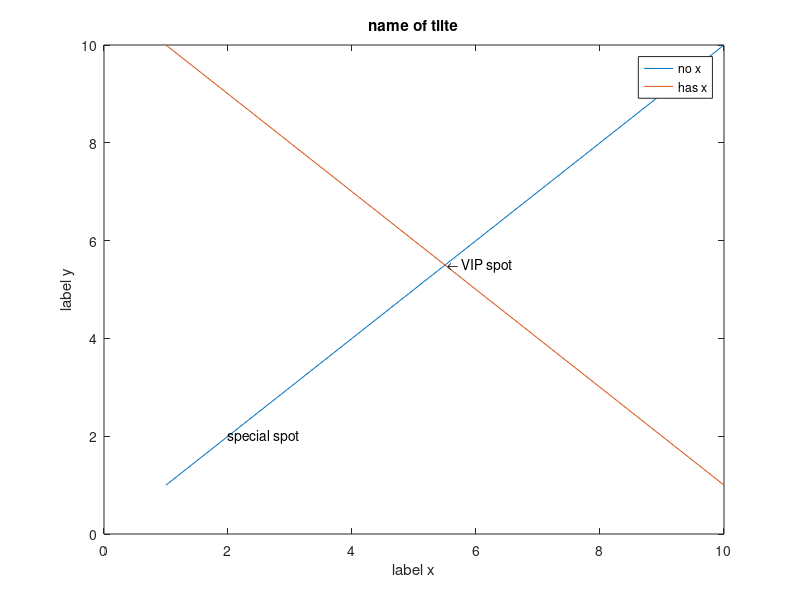

The MATLAB script that drew this image:
clear
clc
y=1:1:10;
x=10:-1:1;
plot(y)  % 第一图像
hold on  % 图形保持
plot(x,y)  % 第二图像
title('name of tilte')  % 标题
xlabel('label x')  % x 轴
ylabel('label y')  % y 轴
legend('no x','has x')  % 图像的标注，按照做图的顺序，依次标注，不能多或少，不能混淆顺序。
text(2,2,'special spot')  % 在 (2,2) 点加标注
text(5.5,5.5,' \leftarrow VIP spot')  % 在（5.5，5.5)点加标注。
            % 其中，注释中的\leftarrow 是一个转义字符，类似 c 语言的 \n
print(gcf,'-dpng','plot_detail.png') % 保存当前图像， png 格式，名字是 plot_detail.png